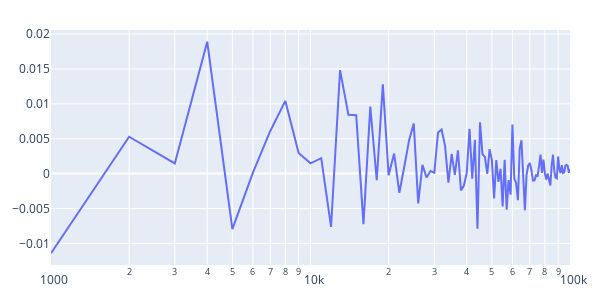

The notebook cell saved with this chart:
### Markdown cell above
## Experiment 4 Correlation Notes

### Code cell
r_line_exp4 = go.Figure(lineof(x=sample_space, y=r_scores_exp4), layout=default_layout)
r_line_exp4.update_xaxes(type='log')
r_line_exp4
